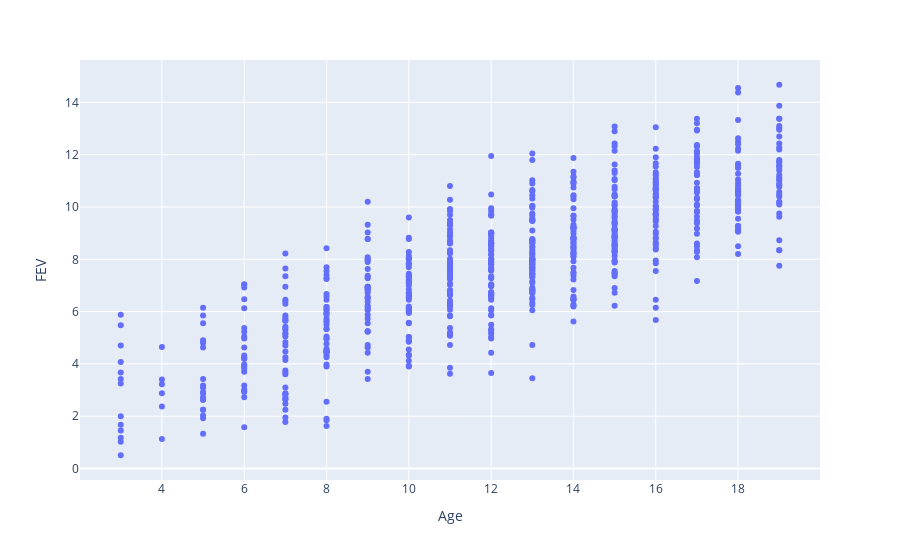

The code cell stored with this chart in its notebook:
### Code cell
fig = px.scatter(lung, x= "Age", y= "LungCap", labels={"LungCap": "FEV"})
fig.show()

### Figure 1 — Plotly figure (JSON) as saved in the notebook; plotly's stock layout.template omitted (floating-point values rounded to 4 significant figures; data arrays with more than 128 entries replaced by an {"elided": "..."} marker saying what was removed)
{"data": [{"hovertemplate": "Age=%{x}<br>FEV=%{y}<extra></extra>", "legendgroup": "", "marker": {"color": "#636efa", "symbol": "circle"}, "mode": "markers", "name": "", "orientation": "v", "showlegend": false, "type": "scatter", "x": {"elided": "725 int values"}, "xaxis": "x", "y": {"elided": "725 float values"}, "yaxis": "y"}], "layout": {"legend": {"tracegroupgap": 0}, "margin": {"t": 60}, "xaxis": {"anchor": "y", "domain": [0, 1], "title": {"text": "Age"}}, "yaxis": {"anchor": "x", "domain": [0, 1], "title": {"text": "FEV"}}}}
